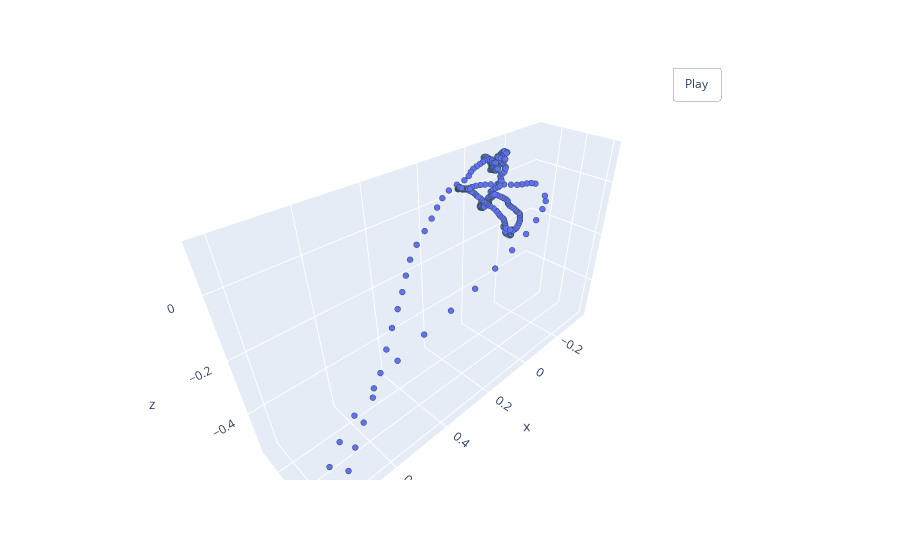

Notebook code cell kept with this figure:
### Markdown cell above
__Пример нормализации с приведением максильного значения к 1:__

### Code cell
point_cloud_array = df[['x', 'y', 'z']].values
norm_pointcloud = Normalize()(point_cloud_array)
pcshow(*norm_pointcloud.T)

### Figure 1 — Plotly figure (JSON) as saved in the notebook; plotly's stock layout.template omitted (floating-point values rounded to 4 significant figures; data arrays with more than 128 entries replaced by an {"elided": "..."} marker saying what was removed)
{"data": [{"marker": {"line": {"color": "DarkSlateGrey", "width": 2}, "size": 2}, "mode": "markers", "type": "scatter3d", "x": {"elided": "503 float values"}, "y": {"elided": "503 float values"}, "z": {"elided": "503 float values"}}], "layout": {"updatemenus": [{"buttons": [{"args": [null, {"frame": {"duration": 50, "redraw": true}, "fromcurrent": true, "mode": "immediate", "transition": {"duration": 0}}], "label": "Play", "method": "animate"}], "pad": {"r": 10, "t": 45}, "showactive": false, "type": "buttons", "x": 0.8, "xanchor": "left", "y": 1, "yanchor": "bottom"}]}}
